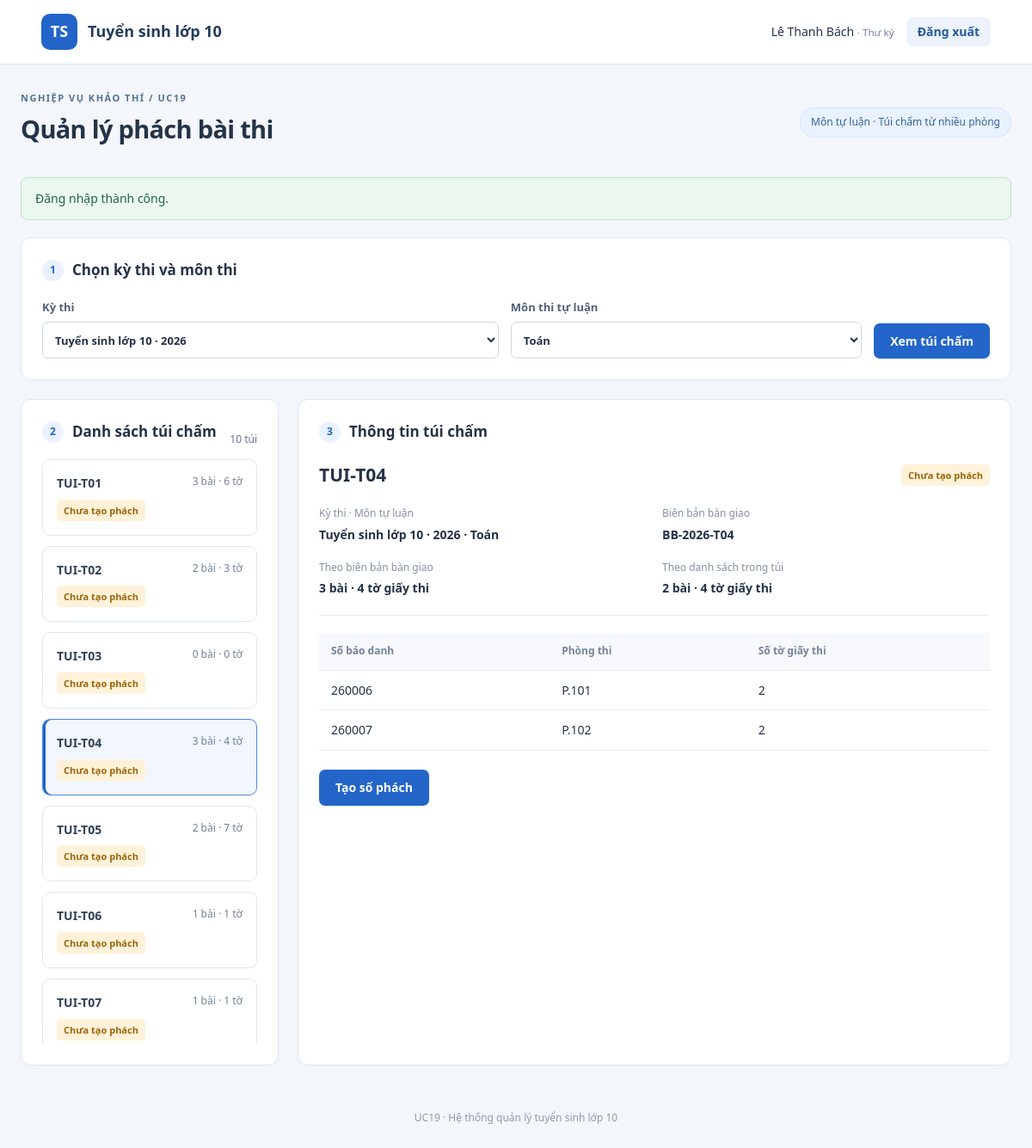
Screenshot of /UC19_QuanLyPhach/public/uc19.php?exam=1&subject=1&bag=4 (signed in) with the database file from the repository.
### tables this page shows
CREATE TABLE IF NOT EXISTS users (
    id INTEGER PRIMARY KEY, username VARCHAR(50) NOT NULL UNIQUE, password_hash VARCHAR(255) NOT NULL,
    full_name VARCHAR(100) NOT NULL, role VARCHAR(30) NOT NULL,
    can_anonymize INTEGER NOT NULL DEFAULT 0, can_view_mapping INTEGER NOT NULL DEFAULT 0,
    active INTEGER NOT NULL DEFAULT 1
);

CREATE TABLE IF NOT EXISTS exams (
    id INTEGER PRIMARY KEY, name VARCHAR(100) NOT NULL
);

CREATE TABLE IF NOT EXISTS exam_subjects (
    id INTEGER PRIMARY KEY, exam_id INTEGER NOT NULL, subject_id INTEGER NOT NULL,
    UNIQUE (exam_id,subject_id),
    FOREIGN KEY (exam_id) REFERENCES exams(id), FOREIGN KEY (subject_id) REFERENCES subjects(id)
);

CREATE TABLE IF NOT EXISTS subjects (
    id INTEGER PRIMARY KEY, name VARCHAR(100) NOT NULL, type VARCHAR(20) NOT NULL,
    CHECK (type IN ('essay','multiple_choice'))
);

CREATE TABLE IF NOT EXISTS grading_bags (
    id INTEGER PRIMARY KEY, scope_id INTEGER NOT NULL, code VARCHAR(30) NOT NULL UNIQUE,
    paper_count INTEGER NULL, sheet_count INTEGER NULL, handover_ref VARCHAR(100) NULL,
    status VARCHAR(20) NOT NULL DEFAULT 'pending', created_by INTEGER NULL, created_at DATETIME NULL,
    FOREIGN KEY (scope_id) REFERENCES exam_subjects(id), FOREIGN KEY (created_by) REFERENCES users(id),
    CHECK (status IN ('pending','created')),
    CHECK (paper_count IS NULL OR paper_count>=0), CHECK (sheet_count IS NULL OR sheet_count>=0)
);

CREATE TABLE IF NOT EXISTS handover_entries (
    id INTEGER PRIMARY KEY, bag_id INTEGER NOT NULL, scope_id INTEGER NOT NULL,
    student_id INTEGER NULL, room_id INTEGER NULL, sheet_count INTEGER NULL,
    FOREIGN KEY (bag_id) REFERENCES grading_bags(id),
    FOREIGN KEY (scope_id) REFERENCES exam_subjects(id),
    FOREIGN KEY (student_id) REFERENCES students(id), FOREIGN KEY (room_id) REFERENCES rooms(id),
    CHECK (sheet_count IS NULL OR sheet_count>=1)
);

CREATE TABLE IF NOT EXISTS exam_candidates (
    scope_id INTEGER NOT NULL, student_id INTEGER NOT NULL, room_id INTEGER NOT NULL,
    candidate_number VARCHAR(30) NULL, attendance VARCHAR(20) NOT NULL,
    PRIMARY KEY (scope_id,student_id), UNIQUE (scope_id,candidate_number),
    FOREIGN KEY (scope_id) REFERENCES exam_subjects(id),
    FOREIGN KEY (student_id) REFERENCES students(id), FOREIGN KEY (room_id) REFERENCES rooms(id),
    CHECK (attendance IN ('present','absent'))
);

CREATE TABLE IF NOT EXISTS rooms (
    id INTEGER PRIMARY KEY, name VARCHAR(100) NOT NULL
);

### UC19_QuanLyPhach/app/Controllers/UC19Controller.php (called while the page is built, shortened)
<?php
final class UC19Controller
{
    public function run(): void
    {
        $notice = $_SESSION['flash'] ?? null;
        try {
            $model = new UC19Model(connectDatabase(require dirname(__DIR__) . '/Core/uc19-config.php'));
            $user = $model->authorizedUser((int)($_SESSION['user_id'] ?? 0));
            $catalog = $model->catalog();
            $exam = $this->choose($catalog, 'exam_id', 'exam');
            $examRows = array_values(array_filter($catalog, fn($r) => (int)$r['exam_id'] === $exam));
            $subject = $this->choose($examRows, 'subject_id', 'subject');
            $scope = 0;
            foreach ($examRows as $row) if ((int)$row['subject_id'] === $subject) $scope = (int)$row['scope_id'];
            $context = compact('exam','subject');
            $bags = $model->bags($scope);
            $bagId = $this->choose($bags, 'id', 'bag');
            $bag = $bagId ? $model->bag($bagId) : null;
            $model->requireMapping((int)$user['id']);
            $entries = $bag ? $model->handover($bagId, (int)$user['id']) : [];
            $logs = $bag ? $model->logs($bagId, (int)$user['id']) : [];
            $draft = $_SESSION['drafts'][$bagId] ?? null;
            require dirname(__DIR__) . '/Views/UC19/index.php';
        } catch (DomainException $error) {
            http_response_code(403);
            $errorMessage = $error->getMessage();
            require dirname(__DIR__) . '/Views/UC19/access-error.php';
        } catch (Throwable $error) {
            error_log('UC19: ' . $error->getMessage());
            http_response_code(503);
            require dirname(__DIR__) . '/Views/UC19/error.php';
        }
    }
    private function choose(array $rows, string $column, string $parameter): int
    {
        $allowed = array_map('intval', array_column($rows, $column));
        $requested = (int)($_GET[$parameter] ?? 0);
        return in_array($requested, $allowed, true) ? $requested : ($allowed[0] ?? 0);
    }
}

### UC19_QuanLyPhach/public/uc19.php (called while the page is built, shortened)
<?php
(new UC19Controller())->run();

### UC19_QuanLyPhach/app/Models/UC19Model.php (called while the page is built, shortened)
<?php
final class UC19Model
{
    private function rows(string $sql, array $params = []): array
    {
        $statement = $this->db->prepare($sql);
        $statement->execute($params);
        return $statement->fetchAll(PDO::FETCH_ASSOC);
    }
    public function authorizedUser(int $id): ?array
    {
        return $this->rows("SELECT id, username, full_name, can_view_mapping FROM users
            WHERE id=? AND active=1 AND role='secretary' AND can_anonymize=1", [$id])[0] ?? null;
    }
    public function requireMapping(int $userId): void
    {
        $user = $this->authorizedUser($userId);
    }
    public function catalog(): array
    {
        return $this->rows("SELECT es.id AS scope_id, e.id AS exam_id, e.name AS exam_name,
            s.id AS subject_id, s.name AS subject_name
            FROM exam_subjects es JOIN exams e ON e.id=es.exam_id
            JOIN subjects s ON s.id=es.subject_id WHERE s.type='essay' ORDER BY e.id,s.id");
    }
    public function bags(int $scope): array
    {
        return $this->rows('SELECT id, code, paper_count, sheet_count, status FROM grading_bags WHERE scope_id=? ORDER BY id', [$scope]);
    }
    public function bag(int $id): array
    {
        $bag = $this->rows('SELECT b.*, es.exam_id, es.subject_id, e.name AS exam_name,
            s.name AS subject_name, s.type AS subject_type
            FROM grading_bags b JOIN exam_subjects es ON es.id=b.scope_id
            JOIN exams e ON e.id=es.exam_id JOIN subjects s ON s.id=es.subject_id WHERE b.id=?', [$id])[0] ?? null;
        return $bag;
    }
    public function handover(int $bagId, int $userId): array
    {
        $this->requireMapping($userId);
        return $this->rows('SELECT p.id, p.scope_id, p.student_id,
            p.sheet_count, p.room_id, r.name AS room_name, a.candidate_number, a.attendance,
            s.full_name,
            (EXISTS (SELECT 1 FROM handover_entries other
                WHERE other.student_id=p.student_id AND other.scope_id=p.scope_id
                AND other.bag_id<>p.bag_id)) AS conflict
            FROM handover_entries p
            LEFT JOIN students s ON s.id=p.student_id
            LEFT JOIN rooms r ON r.id=p.room_id
            LEFT JOIN exam_candidates a ON a.scope_id=p.scope_id AND a.student_id=p.student_id AND a.room_id=p.room_id
            WHERE p.bag_id=? ORDER BY p.id', [$bagId]);
    }
    public function logs(int $bagId, int $userId): array
    {
        $this->requireMapping($userId);
        return $this->rows('SELECT l.action, l.paper_count, l.sheet_count, l.created_at, u.full_name
            FROM audit_logs l JOIN users u ON u.id=l.user_id WHERE l.bag_id=? ORDER BY l.id', [$bagId]);
    }
}

### UC19_QuanLyPhach/app/Core/uc19-config.php (called while the page is built)
<?php
return array_replace([
    'db_host' => '127.0.0.1', 'db_port' => '3306',
    'db_name' => 'uc19_demo', 'db_user' => 'root', 'db_password' => '',
], is_file(__DIR__ . '/uc19-config.local.php') ? require __DIR__ . '/uc19-config.local.php' : []);

### UC19_QuanLyPhach/app/Core/Database.php (called while the page is built, shortened)
<?php
function connectDatabase(array $config): PDO
{
    return new PDO(sprintf('mysql:host=%s;port=%s;dbname=%s;charset=utf8mb4',
        $config['db_host'], $config['db_port'], $config['db_name']),
        $config['db_user'], $config['db_password'], [
            PDO::ATTR_ERRMODE => PDO::ERRMODE_EXCEPTION,
            PDO::ATTR_DEFAULT_FETCH_MODE => PDO::FETCH_ASSOC,
            PDO::ATTR_EMULATE_PREPARES => false,
        ]);
}

### UC19_QuanLyPhach/app/Core/uc19-helpers.php (called while the page is built, shortened)
<?php
function e(mixed $value): string
{
    return htmlspecialchars((string)$value, ENT_QUOTES | ENT_SUBSTITUTE, 'UTF-8');
}
function uc19Url(array $query = []): string
{
    return 'uc19.php' . ($query ? '?' . http_build_query($query) : '');
}

### UC19_QuanLyPhach/app/Views/UC19/index.php (the view, shortened to what this page needs)
<!doctype html>
<html lang="vi">
<head>
    <title>UC19 · Quản lý phách bài thi</title><link rel="stylesheet" href="assets/uc19.css">
</head>
<body>
<header class="topbar">
    <a class="brand" href="uc19.php"><span class="brand-mark">TS</span> Tuyển sinh lớp 10</a>
    <div class="account"><span><?= e($user['full_name']) ?> <small>· Thư ký</small></span>
        <form method="post"><?php formFields('logout') ?><button class="quiet">Đăng xuất</button></form>
    </div>
</header>
<main class="container">
    <div class="page-heading">
        <div><p class="eyebrow">NGHIỆP VỤ KHẢO THÍ / UC19</p><h1>Quản lý phách bài thi</h1></div>
        <span class="badge">Môn tự luận · Túi chấm từ nhiều phòng</span>
    </div>
    <?php if ($notice): ?><div role="alert" class="notice <?= e($notice['type']) ?>"><?= e($notice['message']) ?></div><?php endif ?>
    <section class="card">
        <h2><span class="step">1</span> Chọn kỳ thi và môn thi</h2>
        <form method="get" class="filters">
            <?php foreach ([['exam','Kỳ thi',$catalog,'exam_id','exam_name',$exam], ['subject','Môn thi tự luận',$examRows,'subject_id','subject_name',$subject]] as [$key,$label,$options,$idKey,$nameKey,$selected]): ?>
            <label><?= e($label) ?><select name="<?= e($key) ?>" data-filter="<?= e($key) ?>">
                <?php $seen=[]; foreach ($options as $option): if(isset($seen[$option[$idKey]])) continue; $seen[$option[$idKey]]=true; ?>
                <option value="<?= e($option[$idKey]) ?>" <?= (int)$option[$idKey] === $selected ? 'selected' : '' ?>><?= e($option[$nameKey]) ?></option>
                <?php endforeach ?>
            </select></label>
            <?php endforeach ?>
            <button class="primary">Xem túi chấm</button>
        </form>
    </section>
    <?php if (!$bags): ?>
        <section class="card"><p class="empty" role="status">Không có túi chấm thuộc kỳ thi và môn thi đã chọn</p></section>
    <?php else: ?>
    <div class="workspace">
        <section class="card">
            <div class="section-heading"><h2><span class="step">2</span> Danh sách túi chấm</h2><span class="count"><?= count($bags) ?> túi</span></div>
            <div class="bag-list">
                <?php foreach ($bags as $item): ?>
                <a class="bag <?= (int)$item['id'] === $bagId ? 'active' : '' ?>" href="<?= e(uc19Url($context + ['bag'=>$item['id']])) ?>">
                    <strong><?= e($item['code']) ?></strong>
                    <span><?= e($item['paper_count'] ?? '?') ?> bài · <?= e($item['sheet_count'] ?? '?') ?> tờ</span>
                    <span class="status <?= e($item['status']) ?>"><?= $item['status']==='created' ? 'Đã tạo phách' : 'Chưa tạo phách' ?></span>
                </a>
                <?php endforeach ?>
            </div>
        </section>
        <section class="card" aria-label="Thông tin túi chấm">
            <h2><span class="step">3</span> <?= $draft ? 'Kiểm tra số phách dự kiến' : 'Thông tin túi chấm' ?></h2>
            <div class="bag-heading"><h3><?= e($bag['code']) ?></h3><span class="status <?= e($bag['status']) ?>"><?= $bag['status']==='created' ? 'Đã tạo phách' : 'Chưa tạo phách' ?></span></div>
            <dl class="details">
                <div><dt>Kỳ thi · Môn tự luận</dt><dd><?= e($bag['exam_name']) ?> · <?= e($bag['subject_name']) ?></dd></div>
                <div><dt>Biên bản bàn giao</dt><dd><?= e($bag['handover_ref'] ?? 'Chưa có') ?></dd></div>
                <div><dt>Theo biên bản bàn giao</dt><dd><?= e($bag['paper_count'] ?? '?') ?> bài · <?= e($bag['sheet_count'] ?? '?') ?> tờ giấy thi</dd></div>
                <div><dt>Theo danh sách trong túi</dt><dd><?= count($entries) ?> bài · <?= array_sum(array_column($entries,'sheet_count')) ?> tờ giấy thi</dd></div>
            </dl>
            <div class="table-wrap">
                <table aria-label="Danh sách bài thi trong túi">
                    <thead><tr><th>Số báo danh</th><th>Phòng thi</th><th>Số tờ giấy thi</th><?php if ($draft): ?><th>Số phách dự kiến</th><th>Thao tác</th><?php endif ?></tr></thead>
                    <tbody>
                    <?php foreach ($entries as $entry): ?>
                    <tr>
                        <td><?= e((string)($entry['candidate_number'] ?? '') ?: 'Thiếu đối chiếu') ?></td>
                        <td><?= e((string)($entry['room_name'] ?? '') ?: 'Chưa xác định') ?></td>
                        <td><?= e((string)($entry['sheet_count'] ?? '') ?: 'Chưa xác định') ?></td>
                    </tr>
                    <?php endforeach ?>
                    </tbody>
                </table>
            </div>
            <div class="actions">
            <?php if ($bag['status']==='created'): ?>
                <span class="muted">Túi đã tạo phách, không cho phép tạo lại.</span>
                <a class="button primary" href="<?= e(uc19Url($context + ['bag'=>$bagId,'view'=>'grading'])) ?>">Xem dữ liệu phục vụ chấm thi</a>
            <?php else: ?>
                <form method="post"><?php formFields('generate') ?><input type="hidden" name="bag_id" value="<?= $bagId ?>"><button class="primary">Tạo số phách</button></form>
            <?php endif ?>
            </div>
        </section>
    </div>
    <?php endif ?>
    <footer>UC19 · Hệ thống quản lý tuyển sinh lớp 10</footer>
</main>
</body></html>

### rows the page displays
users: full_name "Lê Thanh Bách"
exams: exam "Tuyển sinh lớp 10 · 2026"
subjects: subject "Toán"
grading_bags: code "TUI-T01", paper_count "3", sheet_count "6", status "Chưa tạo phách"
grading_bags: code "TUI-T02", paper_count "2", sheet_count "3", status "Chưa tạo phách"
grading_bags: code "TUI-T03", paper_count "0", sheet_count "0", status "Chưa tạo phách"
grading_bags: code "TUI-T04", paper_count "3", sheet_count "4", status "Chưa tạo phách", exams.name "Tuyển sinh lớp 10 · 2026", subjects.name "Toán", handover_ref "BB-2026-T04"
grading_bags: code "TUI-T05", paper_count "2", sheet_count "7", status "Chưa tạo phách"
grading_bags: code "TUI-T06", paper_count "1", sheet_count "1", status "Chưa tạo phách"
grading_bags: code "TUI-T07", paper_count "1", sheet_count "1", status "Chưa tạo phách"
handover_entries: exam_candidates.candidate_number "260006", room.name "P.101", sheet_count "2"
handover_entries: exam_candidates.candidate_number "260007", room.name "P.102", sheet_count "2"

### other values shown
$notice['message'] "Đăng nhập thành công."
$label "Kỳ thi"
$label "Môn thi tự luận"
count($bags) "10"
count($entries) "2"
array_sum(array_column($entries,'sheet_count')) "4"
